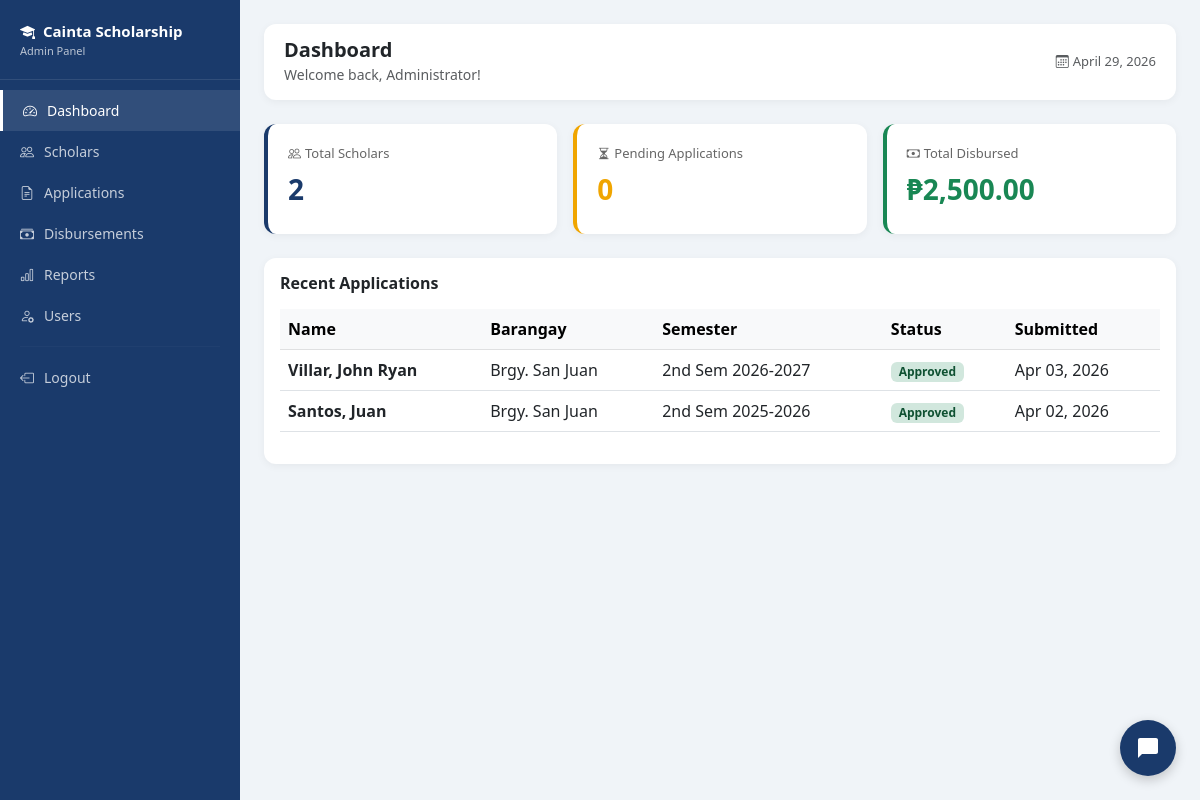
/admin/dashboard.php (signed in), run on an earlier commit of the app's database.
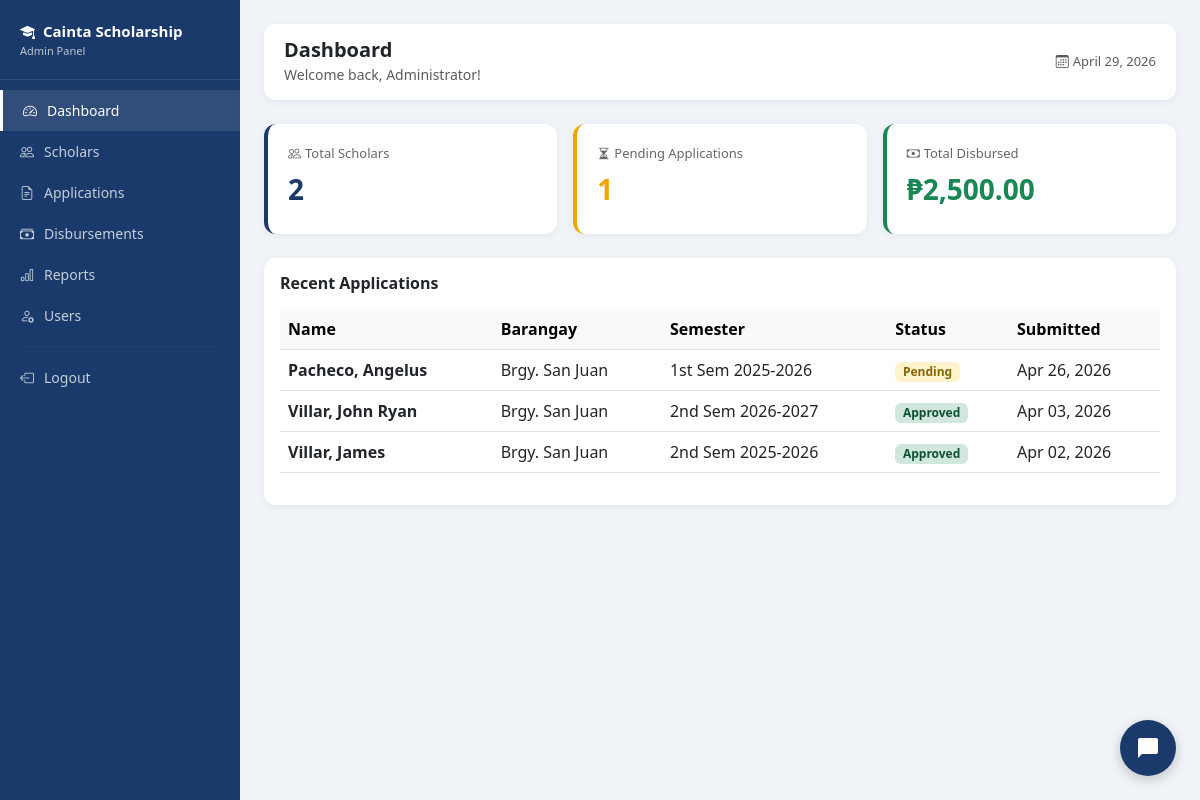
And on a later commit of the database.
### tables this page shows
CREATE TABLE `applications` (
  `application_id` int(11) NOT NULL,
  `scholar_id` int(11) NOT NULL,
  `school_year` varchar(20) DEFAULT NULL,
  `semester` enum('1st','2nd') DEFAULT NULL,
  `gwa` decimal(4,2) DEFAULT NULL,
  `monthly_income` decimal(10,2) DEFAULT NULL,
  `status` enum('pending','for_review','approved','rejected','incomplete') DEFAULT 'pending',
  `remarks` text DEFAULT NULL,
  `submitted_at` timestamp NOT NULL DEFAULT current_timestamp(),
  `father_name` varchar(100) DEFAULT NULL,
  `father_occupation` varchar(100) DEFAULT NULL,
  `mother_name` varchar(100) DEFAULT NULL,
  `mother_occupation` varchar(100) DEFAULT NULL
);

CREATE TABLE `students` (
  `student_id` int(11) NOT NULL,
  `first_name` varchar(50) NOT NULL,
  `last_name` varchar(50) NOT NULL,
  `middle_name` varchar(50) DEFAULT NULL,
  `email` varchar(100) NOT NULL,
  `password` varchar(255) NOT NULL,
  `contact_no` varchar(20) DEFAULT NULL,
  `address` text DEFAULT NULL,
  `barangay` varchar(100) DEFAULT NULL,
  `birthdate` date DEFAULT NULL,
  `gender` enum('Male','Female') DEFAULT NULL,
  `is_active` tinyint(4) DEFAULT 1,
  `created_at` timestamp NOT NULL DEFAULT current_timestamp(),
  `is_archived` tinyint(4) DEFAULT 0,
  `archived_at` timestamp NULL DEFAULT NULL,
  `archive_reason` varchar(255) DEFAULT NULL
);

### admin/dashboard.php (the view, shortened to what this page needs)
<?php
require_once '../includes/db.php';
$total_scholars = $pdo->query("SELECT COUNT(*) FROM scholars WHERE status='active'")->fetchColumn();
$total_applications = $pdo->query("SELECT COUNT(*) FROM applications WHERE status='pending'")->fetchColumn();
$total_disbursed = $pdo->query("SELECT SUM(amount) FROM disbursements WHERE status='released'")->fetchColumn();
$recent_apps = $pdo->query("
    SELECT a.*, s.first_name, s.last_name, s.barangay
    FROM applications a
    JOIN students s ON a.scholar_id = s.student_id
    ORDER BY a.submitted_at DESC LIMIT 5
")->fetchAll();
?>
<!DOCTYPE html>
<html lang="en">
<head>
    <link href="https://cdn.jsdelivr.net/npm/bootstrap@5.3.0/dist/css/bootstrap.min.css" rel="stylesheet">
    <link href="https://cdn.jsdelivr.net/npm/bootstrap-icons@1.10.0/font/bootstrap-icons.css" rel="stylesheet">
</head>
<body>
<div class="sidebar">
    <div class="sidebar-brand">
        <i class="bi bi-mortarboard-fill me-2"></i>Cainta Scholarship
        <small>Admin Panel</small>
    </div>
    <nav>
        <a href="dashboard.php" class="nav-link active"><i class="bi bi-speedometer2"></i> Dashboard</a>
        <a href="scholars.php" class="nav-link"><i class="bi bi-people"></i> Scholars</a>
        <a href="applications.php" class="nav-link"><i class="bi bi-file-earmark-text"></i> Applications</a>
        <a href="disbursements.php" class="nav-link"><i class="bi bi-cash-stack"></i> Disbursements</a>
        <a href="reports.php" class="nav-link"><i class="bi bi-bar-chart"></i> Reports</a>
        <a href="users.php" class="nav-link"><i class="bi bi-person-gear"></i> Users</a>
        <hr style="border-color: rgba(255,255,255,0.1); margin: 10px 20px;">
        <a href="../logout.php" class="nav-link"><i class="bi bi-box-arrow-left"></i> Logout</a>
    </nav>
</div>
<div class="main-content">
    <div class="topbar">
        <div>
            <h5 class="mb-0 fw-bold">Dashboard</h5>
            <small class="text-muted">Welcome back, <?= htmlspecialchars($_SESSION['full_name']) ?>!</small>
        </div>
        <div class="text-muted" style="font-size:13px;">
            <i class="bi bi-calendar3 me-1"></i><?= date('F d, Y') ?>
        </div>
    </div>
    <div class="row g-3 mb-4">
        <div class="col-md-4">
            <div class="stat-card" style="border-color: #1A3A6B;">
                <div class="stat-label"><i class="bi bi-people me-1"></i>Total Scholars</div>
                <div class="stat-value" style="color:#1A3A6B;"><?= $total_scholars ?></div>
            </div>
        </div>
        <div class="col-md-4">
            <div class="stat-card" style="border-color: #f0a500;">
                <div class="stat-label"><i class="bi bi-hourglass-split me-1"></i>Pending Applications</div>
                <div class="stat-value" style="color:#f0a500;"><?= $total_applications ?></div>
            </div>
        </div>
        <div class="col-md-4">
            <div class="stat-card" style="border-color: #198754;">
                <div class="stat-label"><i class="bi bi-cash me-1"></i>Total Disbursed</div>
                <div class="stat-value" style="color:#198754;">₱<?= number_format($total_disbursed ?? 0, 2) ?></div>
            </div>
        </div>
    </div>
    <div class="card">
        <div class="card-body">
            <h6 class="card-title fw-bold mb-3">Recent Applications</h6>
            <div class="table-responsive">
                <table class="table table-hover align-middle">
                    <thead class="table-light">
                        <tr>
                            <th>Name</th>
                            <th>Barangay</th>
                            <th>Semester</th>
                            <th>Status</th>
                            <th>Submitted</th>
                        </tr>
                    </thead>
                    <tbody>
                        <?php if(empty($recent_apps)): ?>
                        <tr><td colspan="5" class="text-center text-muted py-4">No applications yet.</td></tr>
                        <?php else: ?>
                        <?php foreach($recent_apps as $app): ?>
                        <tr>
                            <td><strong><?= htmlspecialchars($app['last_name'] . ', ' . $app['first_name']) ?></strong></td>
                            <td><?= htmlspecialchars($app['barangay']) ?></td>
                            <td><?= $app['semester'] ?> Sem <?= $app['school_year'] ?></td>
                            <td><span class="badge badge-<?= $app['status'] ?>"><?= ucfirst(str_replace('_', ' ', $app['status'])) ?></span></td>
                            <td><?= date('M d, Y', strtotime($app['submitted_at'])) ?></td>
                        </tr>
                        <?php endforeach; ?>
                        <?php endif; ?>
                    </tbody>
                </table>
            </div>
        </div>
    </div>
</div>
<a href="students.php" class="nav-link"><i class="bi bi-person-lines-fill"></i> Students</a>
<?php include '../chatbot_widget.php'; ?>
</body>
</html>

What changed in the data, as far as the page shows it:
added applications: students.last_name+first_name "Pacheco, Angelus", students.barangay "Brgy. San Juan", semester "1st", school_year "2025-2026", status "Pending", submitted_at "Apr 26, 2026"
changed through a linked row, applications: students.last_name+first_name "Santos, Juan" → "Villar, James"
Also different on the page:
$total_applications: "0" → "1"
